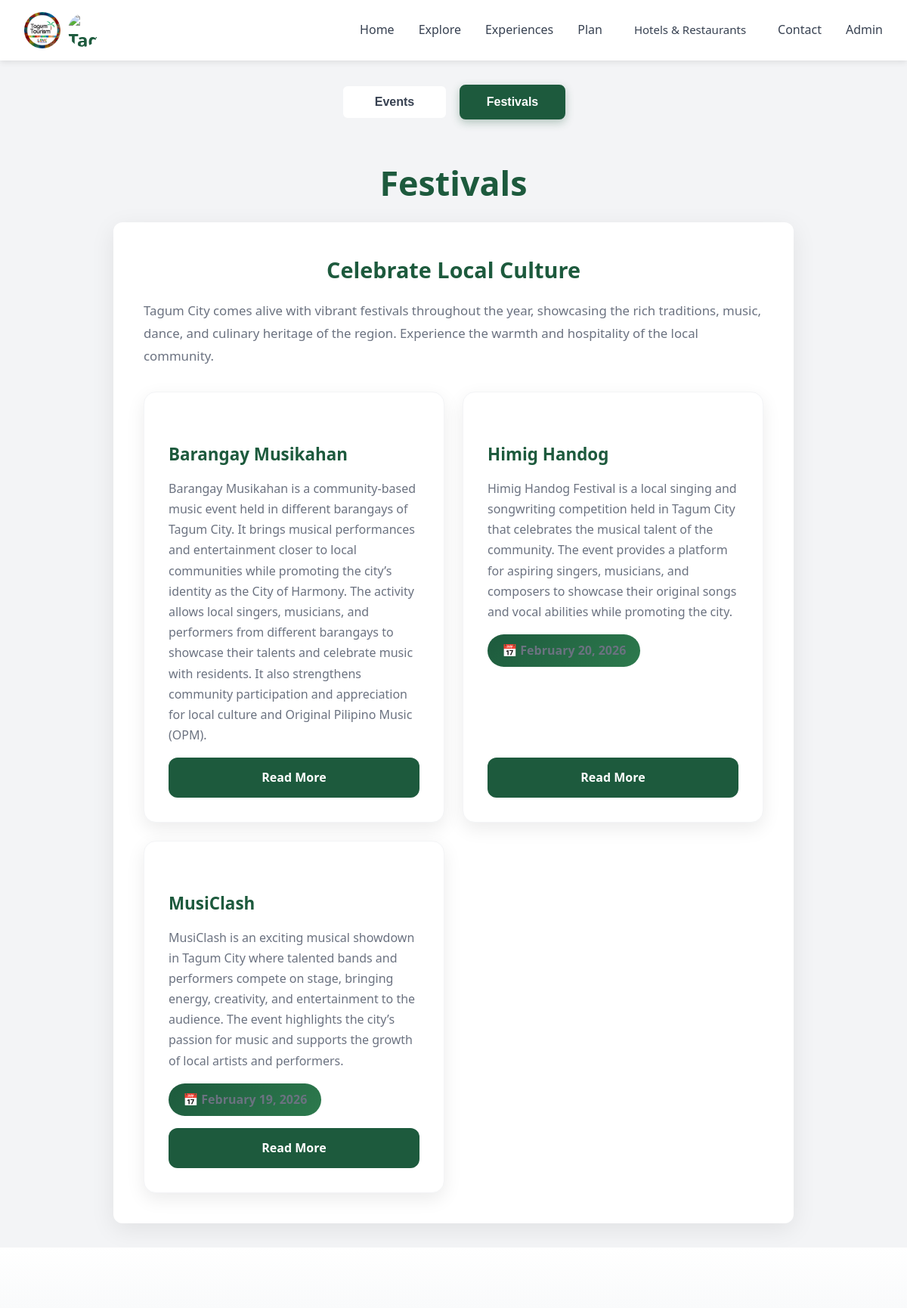
The page /Explore Module/explore.php?section=festivals on the database its author committed.
### tables this page shows
CREATE TABLE festivals (
  id INTEGER PRIMARY KEY AUTOINCREMENT,
  name TEXT NOT NULL,
  description TEXT,
  date TEXT,
  highlights TEXT,
  activities TEXT,
  image TEXT,
  created_at DATETIME DEFAULT CURRENT_TIMESTAMP
);

### includes/events_helpers.php (called while the page is built, shortened)
<?php
function ensureEventDateColumn($db = null) {
    $closeDb = false;
    $columns = [];
    $result = $db->query('PRAGMA table_info(events)');
    while ($row = $result->fetchArray(SQLITE3_ASSOC)) {
        $columns[] = $row['name'];
    }
    return true;
}
function loadEvents($dbFile = null) {
    $dbFile = $dbFile ?: dirname(__DIR__) . '/database.db';
    try {
        $db = new SQLite3($dbFile);
        ensureEventDateColumn($db);
        $result = $db->query("
            SELECT * FROM events
            ORDER BY
                CASE WHEN event_date IS NULL OR event_date = '' THEN 1 ELSE 0 END,
                event_date ASC,
                name ASC
        ");
        $events = [];
        while ($row = $result->fetchArray(SQLITE3_ASSOC)) {
            $events[] = $row;
        }
        return $events;
    } catch (Exception $e) {
        return [];
    }
}
function normalizeFestivalRelationText($text) {
    $text = strtolower(trim((string) $text));
    $text = preg_replace('/[^a-z0-9\s]/', ' ', $text);
    $text = preg_replace('/\s+/', ' ', $text);
    return trim($text);
}
function getFestivalRelatedEventOrder(array $festival, array $events) {
    $explicitEventId = null;
    $explicitEventName = trim((string) ($festival['related_event_name'] ?? ''));
    $festivalName = trim((string) ($festival['name'] ?? ''));
    $festivalDescription = trim((string) ($festival['description'] ?? ''));
    $festivalText = $festivalName . ' ' . $festivalDescription;
    $festivalNorm = normalizeFestivalRelationText($festivalText);
    $stopWords = ['festival', 'event', 'the', 'and', 'of', 'for', 'in', 'to', 'a', 'an', 'on', 'with', 'city', 'tagum'];
    $bestIndex = PHP_INT_MAX;
    $bestScore = -1;
    foreach ($events as $index => $event) {
        $eventName = trim((string) ($event['name'] ?? ''));
        $eventDescription = trim((string) ($event['description'] ?? ''));
        $eventText = $eventName . ' ' . $eventDescription;
        $eventNorm = normalizeFestivalRelationText($eventText);
        $score = 0;
        if ($festivalNorm === $eventNorm) {
            $score = 1000;
        } elseif (strpos($festivalNorm, $eventNorm) !== false || strpos($eventNorm, $festivalNorm) !== false) {
            $score = 900;
        } else {
            $festivalTokens = array_values(array_unique(array_filter(explode(' ', $festivalNorm), function ($token) use ($stopWords) {
                return $token !== '' && !in_array($token, $stopWords, true);
            })));
            $eventTokens = array_values(array_unique(array_filter(explode(' ', $eventNorm), function ($token) use ($stopWords) {
                return $token !== '' && !in_array($token, $stopWords, true);
            })));
        }
        if ($score > $bestScore || ($score === $bestScore && $index < $bestIndex)) {
            $bestScore = $score;
            $bestIndex = $index;
        }
    }
    return $bestScore > 0 ? $bestIndex : PHP_INT_MAX;
}
function sortFestivalsByRelatedEvents(array $festivals, array $events) {
    usort($festivals, function ($a, $b) use ($events) {
        $aOrder = getFestivalRelatedEventOrder($a, $events);
        $bOrder = getFestivalRelatedEventOrder($b, $events);
        if ($aOrder !== $bOrder) {
            return $aOrder <=> $bOrder;
        }
        return strcmp((string) ($a['name'] ?? ''), (string) ($b['name'] ?? ''));
    });
    return $festivals;
}

### Explore Module/explore.php (the view, shortened to what this page needs)
<?php
$requestedSection = isset($_GET['section']) && in_array($_GET['section'], ['events', 'festivals'], true)
    ? $_GET['section']
    : 'events';
?>
<!DOCTYPE html>
<html lang="en">
<head>
    <link rel="stylesheet" href="../css/style.css">
    <link rel="stylesheet" href="../css/explore-full-page.css">
    <link rel="stylesheet" href="../css/explore-cuisine-landscape.css">
    <link rel="stylesheet" href="../css/mobile-navbar.css">
    <link rel="stylesheet" href="../css/explore-full-page-landscape.css">
</head>
<body>
<?php include '../navbar.php'; ?>
    <section class="explore-full-page">
        <div class="explore-container">
            <div class="section-tabs">
                <button class="tab-btn <?php echo $requestedSection === 'events' ? 'active' : ''; ?>" data-section="events">Events</button>
                <button class="tab-btn <?php echo $requestedSection === 'festivals' ? 'active' : ''; ?>" data-section="festivals">Festivals</button>
            </div>
                <?php
                require_once dirname(__DIR__) . '/includes/events_helpers.php';
                $events = loadEvents(dirname(__DIR__) . '/database.db');
                ?>
            <div class="section-content <?php echo $requestedSection === 'festivals' ? 'active' : ''; ?>" id="festivals">
                <h1>Festivals</h1>
                <div class="content-text">
                    <h2>Celebrate Local Culture</h2>
                    <p>Tagum City comes alive with vibrant festivals throughout the year, showcasing the rich traditions, music, dance, and culinary heritage of the region. Experience the warmth and hospitality of the local community.</p>
                    <?php
                    $dbFile = '../database.db';
                    $festivals = [];
                    $events = loadEvents(dirname(__DIR__) . '/database.db');
                    if (file_exists($dbFile)) {
                        try {
                            $db = new SQLite3($dbFile);
                            $result = $db->query('SELECT * FROM festivals ORDER BY id DESC');
                            while ($row = $result->fetchArray(SQLITE3_ASSOC)) {
                                $festivals[] = $row;
                            }
                        } catch (Exception $e) {
                            $festivals = json_decode(file_get_contents('../data/festivals.json'), true) ?? [];
                        }
                    } else {
                        $festivals = json_decode(file_get_contents('../data/festivals.json'), true) ?? [];
                    }
                    $festivals = sortFestivalsByRelatedEvents($festivals, $events);
                    ?>
                    <?php if (!empty($festivals)): ?>
                    <div class="cuisine-grid">
                        <?php foreach ($festivals as $index => $festival): ?>
                            <div class="cuisine-category">
                                <h3><?php echo htmlspecialchars($festival['name']); ?></h3>
                                <p><?php echo htmlspecialchars($festival['description']); ?></p>
                                <?php if (!empty($festival['date'])): ?>
                                    <p class="item-count">📅 <?php echo htmlspecialchars($festival['date']); ?></p>
                                <?php endif; ?>
<a href="festival-detail.php?id=<?php echo $festival['id']; ?>" class="read-more-btn btn btn-primary">Read More</a>
                            </div>
                        <?php endforeach; ?>
                    </div>
                    <?php endif; ?>
                </div>
            </div>
        </div>
    </section>
    <footer class="footer">
        <div class="footer-content">
        </div>
    </footer>
</body>
</html>

### css/style.css (style rules this page uses)
:root { --dark-green: #1d5a3d; --light-green: #2d7a4d; --gray: #6b7280; --light-gray: #f3f4f6; --white: #ffffff; --dark-gray: #374151; }
* { margin: 0; padding: 0; box-sizing: border-box; }
body { font-family: 'Segoe UI', Tahoma, Geneva, Verdana, sans-serif; line-height: 1.6; color: var(--dark-gray); }
html { scroll-behavior: smooth; }
.footer { padding: 2rem 1rem; background: linear-gradient(180deg, #ffffff 0%, #f9fafb 100%); }
.footer .footer-content { display: flex; align-items: center; justify-content: space-between; gap: 1rem; }
.btn { padding: 0.75rem 1.5rem; font-size: 1rem; font-weight: 600; border: none; cursor: pointer; border-radius: 4px; transition: all 0.3s ease; display: inline-block; white-space: nowrap; text-align: center; min-width: 120px; }
.btn-primary { background-color: var(--dark-green); color: var(--white); }
.footer { background-color: var(--dark-green); color: var(--light-green); padding: 2rem; text-align: center; }
.footer-content { max-width: 1200px; margin: 0 auto; }

### css/explore-full-page.css (style rules this page uses)
:root { --dark-green: #1d5a3d; --light-green: #2d7a4d; --gray: #6b7280; --light-gray: #f3f4f6; --white: #ffffff; --dark-gray: #374151; }
.explore-full-page { padding: 2rem 1rem; background-color: var(--light-gray); min-height: calc(100vh - 200px); }
.explore-container { max-width: 1200px; margin: 0 auto; }
.section-tabs { display: flex; justify-content: center; gap: 1rem; margin-bottom: 3rem; flex-wrap: wrap; }
.tab-btn { padding: 0.75rem 1.5rem; background-color: var(--white); border: 2px solid var(--light-gray); color: var(--dark-gray); font-size: 1rem; font-weight: 600; cursor: pointer; border-radius: 8px; transition: all 0.3s ease; min-width: 140px; text-align: center; }
.tab-btn.active { background-color: var(--dark-green); border-color: var(--dark-green); color: var(--white); box-shadow: 0 4px 12px rgba(29, 90, 61, 0.3); }
.section-content { display: none; }
.section-content.active { display: block; }
.section-content h1 { color: var(--dark-green); font-size: 2.8rem; text-align: center; margin-bottom: 1rem; font-weight: 700; }
.section-content h2 { color: var(--dark-green); font-size: 1.8rem; margin-bottom: 1rem; text-align: center; }
.content-text { background-color: var(--white); padding: 2.5rem; border-radius: 12px; box-shadow: 0 8px 32px rgba(0, 0, 0, 0.08); max-width: 900px; margin: 0 auto; }
.content-text h3 { color: var(--dark-green); font-size: 1.3rem; margin: 2rem 0 1rem 0; }
.content-text p { color: var(--gray); margin-bottom: 1.5rem; line-height: 1.8; font-size: 1.05rem; }
.cuisine-grid { display: grid; grid-template-columns: repeat(auto-fit, minmax(350px, 1fr)); gap: 1.5rem; margin: 2rem auto 0; max-width: 1100px; }
.cuisine-category { background-color: var(--white); border: 1px solid var(--light-gray); border-radius: 16px; padding: 2rem; transition: all 0.3s ease; box-shadow: 0 8px 24px rgba(0,0,0,0.08); display: flex; flex-direction: column; min-height: 360px; }
.cuisine-category h3 { color: var(--dark-green); font-size: 1.4rem; margin-bottom: 0.85rem; }
.cuisine-category > p { color: var(--gray); margin-bottom: 1rem; line-height: 1.7; font-size: 1rem; }
.item-count { font-size: 1rem; color: var(--white); font-weight: 700; margin-bottom: 1.5rem; padding: 0.5rem 1rem; background: var(--light-green); border-radius: 20px; display: inline-block; }
.read-more-btn { margin-top: auto; background: var(--dark-green); color: #ffffff !important; padding: 0.85rem 1.2rem; border-radius: 12px; text-decoration: none; font-weight: 700; transition: background 0.25s ease; display: inline-flex; align-items: center; justify-content: center; }
.item-count { font-size: 1.1rem; color: var(--white); font-weight: 700; padding: 0.5rem 1.2rem; background: linear-gradient(135deg, var(--dark-green), var(--light-green)); border-radius: 25px; display: inline-block; align-self: flex-start; }
.cuisine-category { height: auto; }

### rows shown on the page
festivals: name "Barangay Musikahan", description "Barangay Musikahan is a community-based music event held in different barangays of Tagum City. It brings musical performances and entertainment closer to local communities while promoting the city’s identity as the City of Harmony. The activity allows local singers, musicians, and performers from different barangays to showcase their talents and celebrate music with residents. It also strengthens community participation and appreciation for local culture and Original Pilipino Music (OPM)."
festivals: name "Himig Handog", description "Himig Handog Festival is a local singing and songwriting competition held in Tagum City that celebrates the musical talent of the community. The event provides a platform for aspiring singers, musicians, and composers to showcase their original songs and vocal abilities while promoting the city.", date "February 20, 2026"
festivals: name "MusiClash", description "MusiClash is an exciting musical showdown in Tagum City where talented bands and performers compete on stage, bringing energy, creativity, and entertainment to the audience. The event highlights the city’s passion for music and supports the growth of local artists and performers.", date "February 19, 2026"
